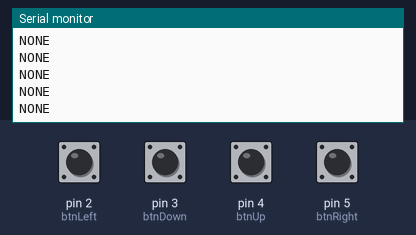
Simulated run of this sketch. Board: Arduino Uno, built with avr-gcc and run on an emulated ATmega328P. Shown: the last lines printed to the serial monitor. The inputs (shaded band) are chosen by the test bench; at power-on: pin 2 (btnLeft), pin 3 (btnDown), pin 4 (btnUp), pin 5 (btnRight) LOW.

Above: at 1.2 s.
1.3 s: pin 2 (btnLeft) pulled HIGH for 0.15 s
At 1.43 s:
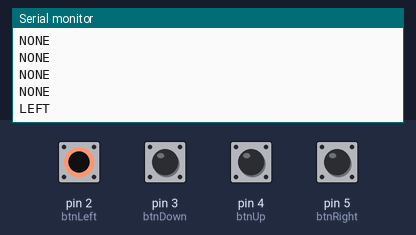
2.9 s: pin 3 (btnDown) pulled HIGH for 0.15 s
At 3.03 s:
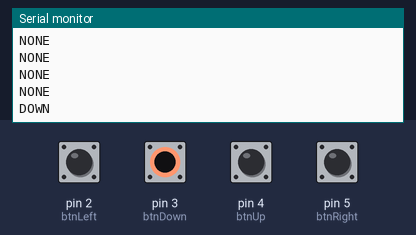
4.5 s: pin 4 (btnUp) pulled HIGH for 0.15 s
At 4.64 s:
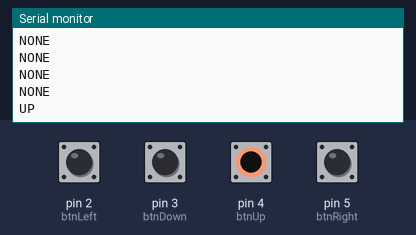
6.1 s: pin 5 (btnRight) pulled HIGH for 0.15 s
At 6.24 s:
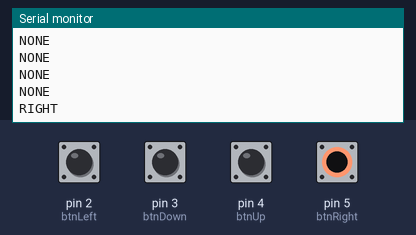

The sketch:

DDR.ino
```cpp
// DDR Arduino Controller – Active HIGH buttons

const int btnLeft = 2;
const int btnDown = 3;
const int btnUp = 4;
const int btnRight = 5;

void setup() {
  Serial.begin(9600);

  pinMode(btnLeft, INPUT);
  pinMode(btnDown, INPUT);
  pinMode(btnUp, INPUT);
  pinMode(btnRight, INPUT);
}

void loop() {
  if (digitalRead(btnLeft) == HIGH) {
    Serial.println("LEFT");
    delay(150);
  }
  else if (digitalRead(btnDown) == HIGH) {
    Serial.println("DOWN");
    delay(150);
  }
  else if (digitalRead(btnUp) == HIGH) {
    Serial.println("UP");
    delay(150);
  }
  else if (digitalRead(btnRight) == HIGH) {
    Serial.println("RIGHT");
    delay(150);
  }
  else {
    Serial.println("NONE");
    delay(50);
  }
}
```

Measured:
- after the input at 1.3 s, the serial monitor: prints a new line at once (image 1)
- after the input at 2.9 s, the serial monitor: prints a new line at once (image 2)
- after the input at 4.5 s, the serial monitor: prints a new line at once (image 3)
- after the input at 6.1 s, the serial monitor: prints a new line at once (image 4)
